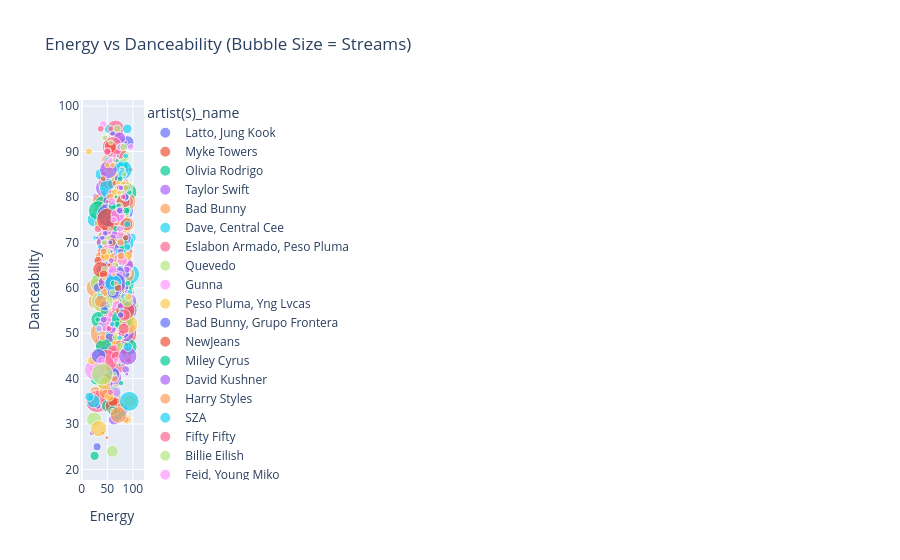

Write notebook code for a chart like this one.
### Markdown cell above
# 6 Energy vs Danceability(bubble scatter plot)

### Code cell
fig = px.scatter(
    df,
    x='energy_%',
    y='danceability_%',
    size='streams',
    color='artist(s)_name',
    title='Energy vs Danceability (Bubble Size = Streams)',
    labels={'energy_%': 'Energy', 'danceability_%': 'Danceability'}
)
fig.show()
